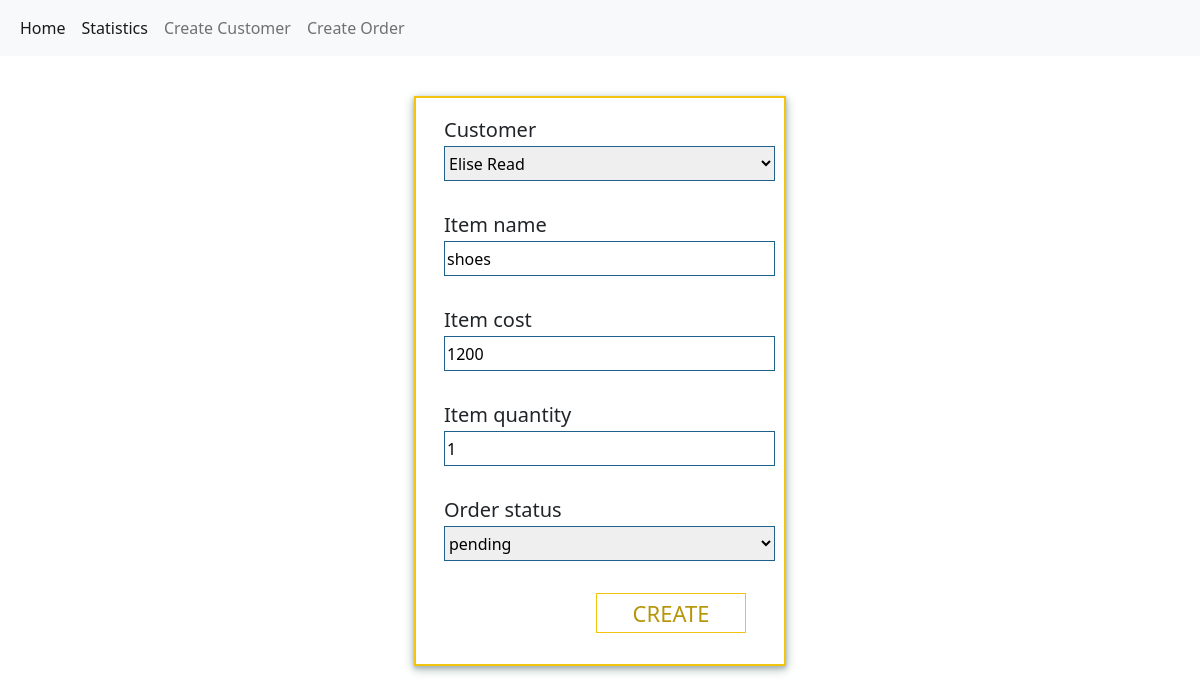
The page /app/updateOrder/17/ on the database its author committed.
### app/models.py (models this page shows, shortened)
class OrderDetails(models.Model):
    customer = models.ForeignKey(Customer, related_name="customer",on_delete=models.SET_DEFAULT, default="NA")
    item_name = models.CharField(max_length=200)
    item_cost = models.IntegerField()
    item_quantity = models.IntegerField()
    order_choices = (
    ('pending','pending'),
    ('dispatched', 'dispatched'),
    ('delivered','delivered'),
        )
    order_status = models.CharField(max_length=30, choices=order_choices, default='pending')
    date = models.DateTimeField(auto_now_add=True)

### app/views.py (the view)
# urls.py: url(r'^updateOrder/(?P<pk>\d+)/', UpdateOrderDetails.as_view(), name='updateOrder'),
class UpdateOrderDetails(UpdateView):
    form_class = OrderForm
    model = OrderDetails

### app/forms.py
class OrderForm(forms.ModelForm):
    class Meta:
        model = OrderDetails
        fields = "__all__"
        widgets = {
            'customer': forms.Select(attrs={'class': 'order-input-field'}),
            'item_name' :forms.TextInput(attrs={'class': 'order-input-field'}),
            'item_cost':forms.TextInput(attrs={'class': 'order-input-field'}),
            'item_quantity':forms.TextInput(attrs={'class': 'order-input-field'}),
            'order_status': forms.Select(attrs={'class': 'order-input-field'})
        }

### app/models.py (called while the page is built)
    def __str__(self):
        return self.name

### templates/app/orderdetails_form.html (shortened to what this page needs)
{% extends "base.html"%} {% block body_block %}
<div>
<form method="post" class="cont-2">
    <div>
        <h5 class="order-input-label">{{form.customer.label}}</h5> <br/>
    {{form.customer}}
    </div>
    <div>
        <h5 class="order-input-label">{{form.item_name.label}}</h5><br/>
    {{form.item_name}}
    </div>
    <div>
        <h5 class="order-input-label">{{form.item_cost.label}}</h5><br/>
    {{form.item_cost}}
    </div>
    <div>
        <h5 class="order-input-label">{{form.item_quantity.label}}</h5><br/>
    {{form.item_quantity}}
    </div>
    <div>
        <h5 class="order-input-label">{{form.order_status.label}}</h5><br/>
    {{form.order_status}}
    </div>
    <input type="submit" value="Create" class="btn-2">
</form>
</div>
{% endblock %}

### static/css/orderForm.css (style rules this page uses)
.cont-2 { border: solid 2px #F1C40F; width:31%; margin: auto; margin-top:40px; height:570px; box-shadow: 0 2px 4px 0 #aab7b8, 0 3px 10px 0 #aab7b8; }
.order-input-field { margin-left: 28px; margin-bottom: 12px; width: 90%; height: 35px; outline: none; border: solid 1px #1F618D ; }
.order-input-label { margin-left: 28px; margin-bottom:-20px; margin-top: 20px; }
.btn-2 { margin-left: 180px; margin-top: 20px; width: 150px; height: 40px; font-size: 22px; background-color: white ; border: solid 1px #F1C40F; color:#B7950B; text-transform: uppercase; transition:0.3s; }

### rows shown on the page
OrderDetails: customer "Elise Read", item_name "shoes", item_cost "1200", item_quantity "1", order_status "pending"
